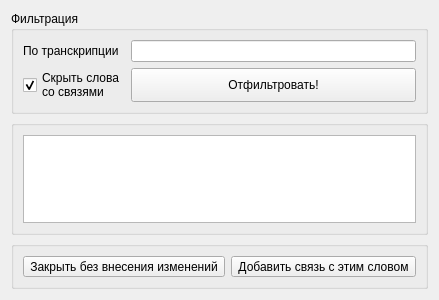
<?xml version="1.0" encoding="UTF-8"?>
<ui version="4.0">
 <class>addConnection</class>
 <widget class="QDialog" name="addConnection">
  <property name="geometry">
   <rect>
    <x>0</x>
    <y>0</y>
    <width>400</width>
    <height>300</height>
   </rect>
  </property>
  <property name="windowTitle">
   <string>Выберите слово для соединения</string>
  </property>
  <layout class="QVBoxLayout" name="verticalLayout">
   <item>
    <widget class="QGroupBox" name="filtering">
     <property name="title">
      <string>Фильтрация</string>
     </property>
     <layout class="QFormLayout" name="formLayout">
      <item row="3" column="0">
       <widget class="QCheckBox" name="hideconnected">
        <property name="text">
         <string>Скрыть слова
со связями</string>
        </property>
        <property name="checked">
         <bool>true</bool>
        </property>
       </widget>
      </item>
      <item row="0" column="0">
       <widget class="QLabel" name="transcrLabel">
        <property name="text">
         <string>По транскрипции</string>
        </property>
       </widget>
      </item>
      <item row="0" column="1">
       <widget class="QLineEdit" name="transcription"/>
      </item>
      <item row="3" column="1">
       <widget class="QToolButton" name="dofilter">
        <property name="sizePolicy">
         <sizepolicy hsizetype="Preferred" vsizetype="Preferred">
          <horstretch>0</horstretch>
          <verstretch>0</verstretch>
         </sizepolicy>
        </property>
        <property name="text">
         <string>Отфильтровать!</string>
        </property>
       </widget>
      </item>
     </layout>
    </widget>
   </item>
   <item>
    <widget class="QGroupBox" name="groupBox">
     <property name="title">
      <string/>
     </property>
     <layout class="QVBoxLayout" name="verticalLayout_2">
      <item>
       <widget class="QTableView" name="tableView"/>
      </item>
     </layout>
    </widget>
   </item>
   <item>
    <widget class="QGroupBox" name="groupBox_2">
     <property name="title">
      <string/>
     </property>
     <layout class="QHBoxLayout" name="horizontalLayout_2">
      <item>
       <widget class="QToolButton" name="close">
        <property name="text">
         <string>Закрыть без внесения изменений</string>
        </property>
       </widget>
      </item>
      <item>
       <widget class="QToolButton" name="acceptConnection">
        <property name="text">
         <string>Добавить связь с этим словом</string>
        </property>
       </widget>
      </item>
     </layout>
    </widget>
   </item>
  </layout>
 </widget>
 <resources/>
 <connections/>
</ui>
